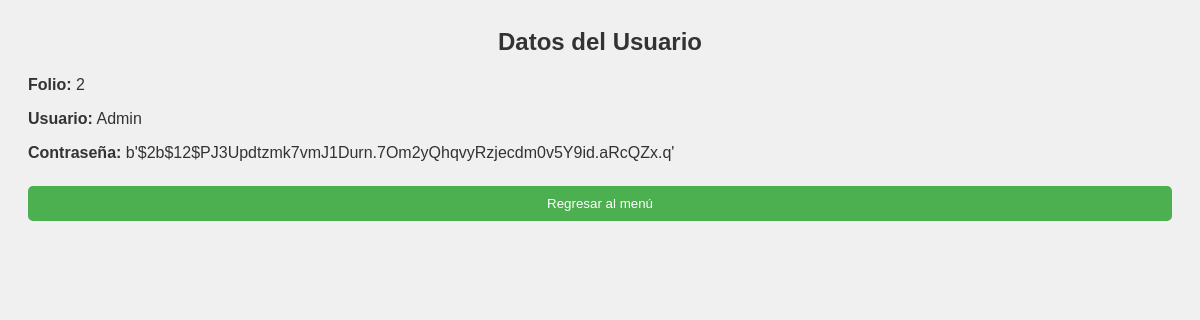
Screenshot of /perfil/Admin (signed in) with the database file from the repository.
### tables this page shows
CREATE TABLE Users (
    id INTEGER PRIMARY KEY AUTOINCREMENT,
    username TEXT UNIQUE NOT NULL,
    password TEXT NOT NULL
);

### Despacho_Contable_Web.py (the view)
@app.route('/perfil/<usuario>', methods=['GET', 'POST'])
def mostrar_datos_usuario(usuario):
    conexion = sqlite3.connect('database.db')
    cursor = conexion.cursor()
    cursor.execute("SELECT id, username, password FROM Users WHERE Username = ?", (usuario,))
    datos = cursor.fetchone()
    conexion.close()
    if datos:
        return render_template('perfil.html', datos=datos)
    else:
        flash("Usuario no encontrado", "error")
        return redirect(url_for('login'))

### templates/perfil.html (shortened to what this page needs)
<html lang="es">
<head>
    <link rel="stylesheet" href="{{ url_for('static', filename='CSS/Styles.css') }}">
</head>
<body>
    <div class="contenedor">
        <h2>Datos del Usuario</h2>
        <p><strong>Folio:</strong> {{ datos[0] }}</p>
        <p><strong>Usuario:</strong> {{ datos[1] }}</p>
        <p><strong>Contraseña:</strong> {{ datos[2] }}</p>
    </div>
    <a href="{{ url_for('menu_principal') }}">
        <button type="button" class="boton-menu">Regresar al menú</button>
    </a>
</body>
</html>

### static/CSS/Styles.css (style rules this page uses)
body { font-family: Arial, sans-serif; padding: 20px; background-color: #f0f0f0; color: #333; }
h1, h2, h3 { text-align: center; color: #333; }
input, select, textarea, button { width: 100%; padding: 10px; margin: 8px 0; border: 1px solid #ccc; border-radius: 5px; box-sizing: border-box; }
button { background-color: #4CAF50; color: white; border: none; cursor: pointer; }
a { color: #007BFF; text-decoration: none; }

### rows the page displays
Users: id "2", username "Admin", password "b'$2b$12$PJ3Updtzmk7vmJ1Durn.7Om2yQhqvyRzjecdm0v5Y9id.aRcQZx.q'"
